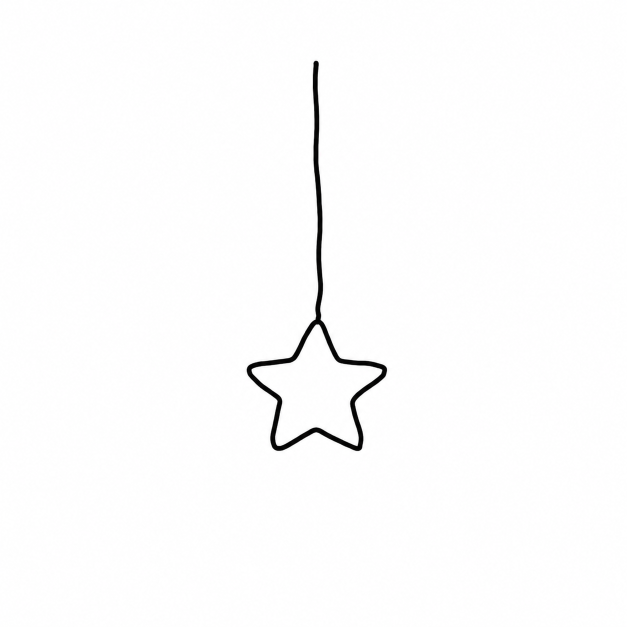
#> input picture scripts/charm-sources/星星.png, 1254 x 1254 px (shown at 1/2 size)
$ python thicken-charms.py
#> lines starting #> are read from the running program, lines starting #| are printed output that depends on the picture
#!/usr/bin/env python3
"""Rebuild the line1 charm assets (star / heart / raindrop) from the hand-drawn
sources, thickening their strokes to a chosen ON-SCREEN weight.

Why this exists: the sources are ~1254px but each charm displays at ~14px, so the
raw strokes CSS-scale down to a hairline. Keeping native resolution isn't enough —
the boldness is a stroke-to-body RATIO, so we DILATE the strokes to the width that
renders at TARGET_DISP_STROKE px on a 1280 viewport (≈ the rope / line weight).

Run from anywhere:  python3 scripts/thicken-charms.py
Then bump the  charm-*.png?v=  cache token in index.html (or hard-reload locally).

TUNING: change TARGET_DISP_STROKE below. Bigger = bolder. If a charm looks blobby,
lower it. To change a charm's SIZE instead, edit its  .pc-l1{star,heart,drop}
width in styles.css and set the matching disp_vw here, then re-run.
"""
from PIL import Image, ImageFilter
import os

HERE = os.path.dirname(os.path.abspath(__file__))
ROOT = os.path.dirname(HERE)
SRC = os.path.join(HERE, "charm-sources")
OUT_DIR = os.path.join(ROOT, "assets", "system")

INK = (17, 17, 17)          # #111 — exact match to --pc-line / rope ink
VW_PX = 1280 / 100.0        # 1 vw at the reference viewport
TARGET_DISP_STROKE = 1.1   # <-- KNOB: stroke width in px on a 1280 viewport

# name -> source file, ink-bbox crop box, body width (px), display width (vw).
# The crop box + disp_vw must match the .pc-l1{name} CSS so positioning is stable.
META = {
    "star":  dict(f="星星.png", box=(481, 387, 785, 911), bodyw=281, disp_vw=1.24),
    "heart": dict(f="心.png",   box=(429, 98, 824, 920),  bodyw=372, disp_vw=1.11),
    "drop":  dict(f="雨滴.png", box=(550, 205, 715, 870), bodyw=142, disp_vw=0.84),
}


def to_alpha_solid(path):
    """white-bg drawing -> transparent, solid-ink line art (alpha = 255 - luma)."""
#> called with path = 'scripts/charm-sources/星星.png'
    src = Image.open(path).convert("RGB")
#> src is the input picture: PIL image 1254x1254 RGB; mean R, G, B 252, 251.9, 252
    w, h = src.size
#> w = 1254; h = 1254
    out = Image.new("RGBA", (w, h))
#> out: PIL image 1254x1254 RGBA; every value is 0
    s, d = src.load(), out.load()
    for y in range(h):
        for x in range(w):
            r, g, b = s[x, y]
            lum = (r * 299 + g * 587 + b * 114) // 1000
            a = 255 - lum
            d[x, y] = (*INK, 0 if a < 12 else min(255, int(a * 1.25)))
    return out


def stroke_width(img):
    """median horizontal opaque-run in the upper (string) region = one stroke."""
    p = img.load()
    w, h = img.size
    runs = []
    for y in range(0, h // 2, 2):
        run = 0
        for x in range(w):
            if p[x, y][3] > 120:
                run += 1
            elif run:
                runs.append(run)
                run = 0
        if run:
            runs.append(run)
    runs = [r for r in runs if r > 0]
    runs.sort()
    return runs[len(runs) // 2] if runs else 1


def build():
    for name, m in META.items():
        art = to_alpha_solid(os.path.join(SRC, m["f"]))
        crop = art.crop(m["box"])
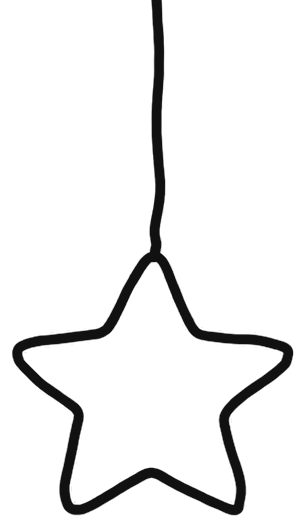
#> crop: PIL image 304x524 RGBA; mean R, G, B, A 17, 17, 17, 18.7; transparent parts drawn white
        cw, ch = crop.size
#> cw = 304; ch = 524
        # small working res (body -> 256px) keeps dilation kernels small + crisp
        scale = 256 / m["bodyw"]
        work = crop.resize((round(cw * scale), round(ch * scale)), Image.LANCZOS)
        ww, wh = work.size
#> ww = 277; wh = 477
        wp = work.load()
        for y in range(wh):                         # re-solidify after LANCZOS
            for x in range(ww):
                r, g, b, a = wp[x, y]
                if a:
                    wp[x, y] = (*INK, 255 if a > 90 else min(255, int(a * 1.6)))
        cur = stroke_width(work)
#> cur = 10
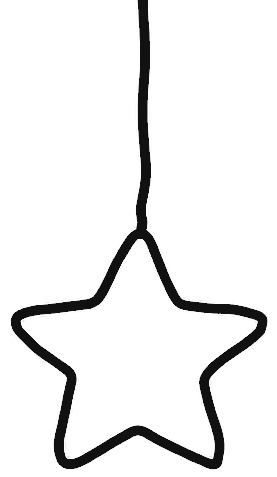
#> work: PIL image 277x477 RGBA; mean R, G, B, A 1.7, 1.7, 1.7, 20.2; transparent parts drawn white
        disp_scale = (m["disp_vw"] * VW_PX) / ww    # px_screen per px_work
#> disp_scale = 0.0573
        need = TARGET_DISP_STROKE / disp_scale
#> need = 19.2
        radius = max(0, round((need - cur) / 2))
#> radius = 5
        k = 2 * radius + 1
#> k = 11
        thick = work.filter(ImageFilter.MaxFilter(k)) if k >= 3 else work
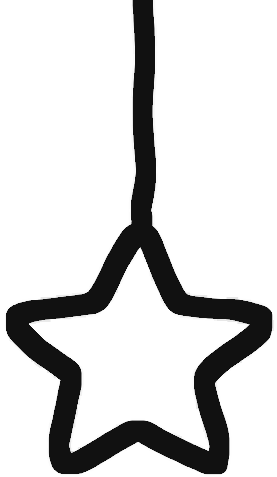
#> thick: PIL image 277x477 RGBA; mean R, G, B, A 3.6, 3.6, 3.6, 45.4; transparent parts drawn white
        out_path = os.path.join(OUT_DIR, f"charm-{name}.png")
        thick.save(out_path)
        print(f"{name}: MaxFilter({k}) -> ~{(cur + k - 1) * disp_scale:.2f}px "
              f"display stroke  ({out_path})")
#| star: MaxFilter(11) -> ~1.15px display stroke  (assets/system/charm-star.png)
#> pass 2 of the loop in build, `for name, m in META.items():`:
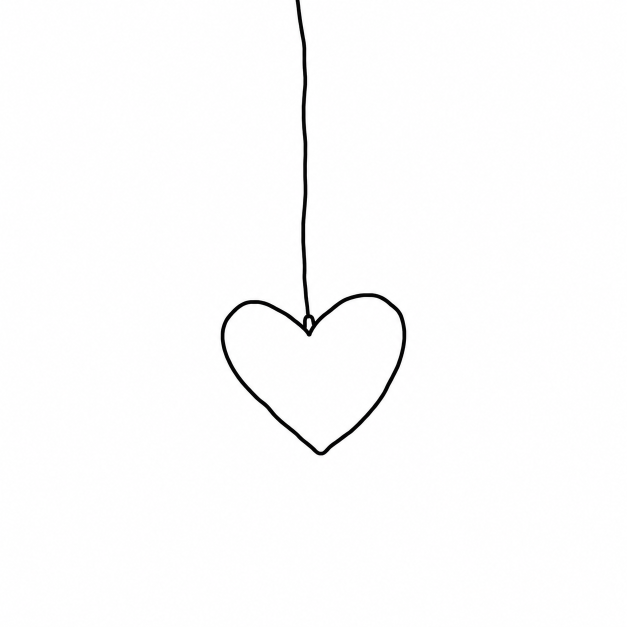
#> input picture scripts/charm-sources/心.png, 1254 x 1254 px (shown at 1/2 size)
#> in to_alpha_solid, src is the input picture: PIL image 1254x1254 RGB; mean R, G, B 252, 251.9, 252
#> in build, `crop = art.crop(m["box"])`:
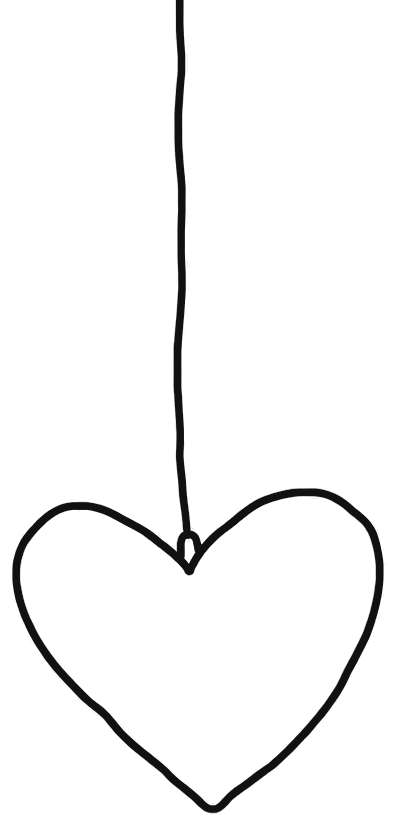
#> crop: PIL image 395x822 RGBA; mean R, G, B, A 17, 17, 17, 10.4; transparent parts drawn white
#> cur = 6
#> radius = 8
#> k = 17
#> in build, `thick = work.filter(ImageFilter.MaxFilter(k)) if k >= 3 else work`:
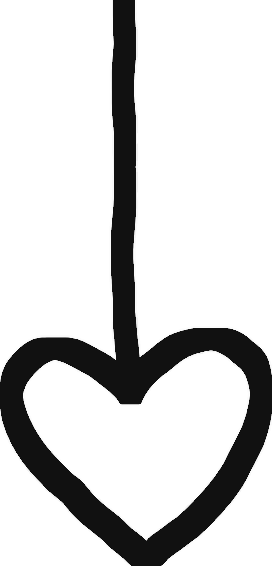
#> thick: PIL image 272x566 RGBA; mean R, G, B, A 3.7, 3.7, 3.7, 48.2; transparent parts drawn white
#| heart: MaxFilter(17) -> ~1.15px display stroke  (assets/system/charm-heart.png)
#> pass 3 of the loop in build, `for name, m in META.items():`:
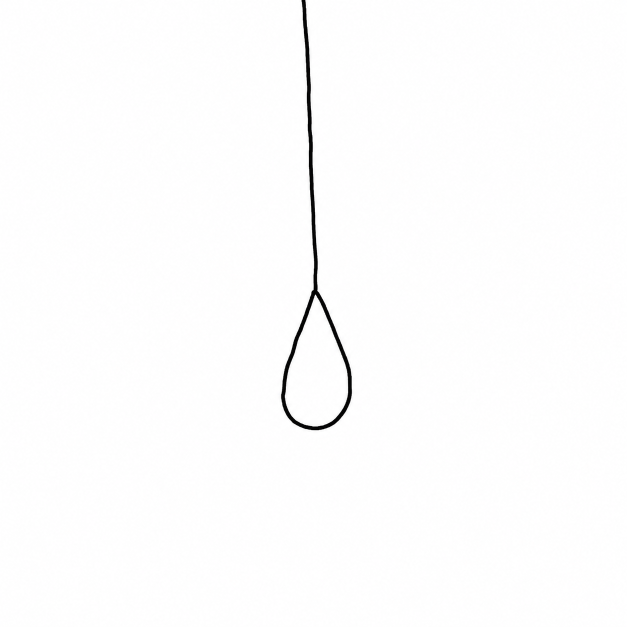
#> input picture scripts/charm-sources/雨滴.png, 1254 x 1254 px (shown at 1/2 size)
#> in to_alpha_solid, src is the input picture: PIL image 1254x1254 RGB; mean R, G, B 252.8, 252.6, 252.7
#> in build, `crop = art.crop(m["box"])`:
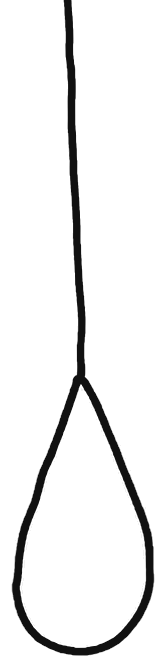
#> crop: PIL image 165x665 RGBA; mean R, G, B, A 17, 17, 17, 18.5; transparent parts drawn white
#> cur = 14
#> in build, `thick = work.filter(ImageFilter.MaxFilter(k)) if k >= 3 else work`:
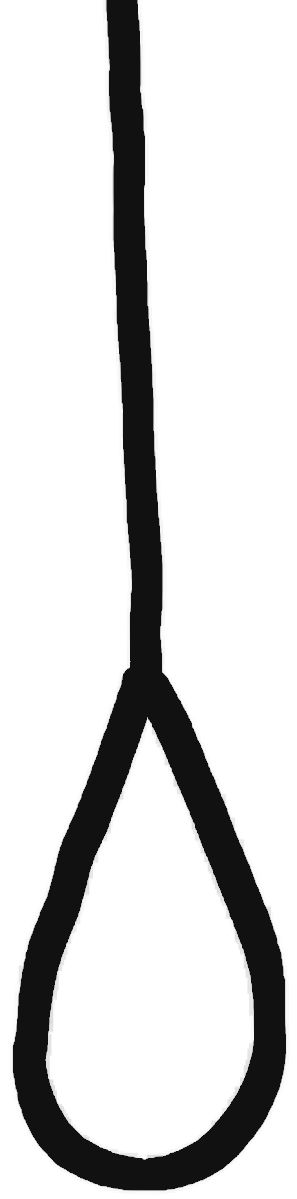
#> thick: PIL image 297x1199 RGBA; mean R, G, B, A 3.7, 3.7, 3.7, 44.9; transparent parts drawn white
#| drop: MaxFilter(17) -> ~1.09px display stroke  (assets/system/charm-drop.png)


if __name__ == "__main__":
    build()
